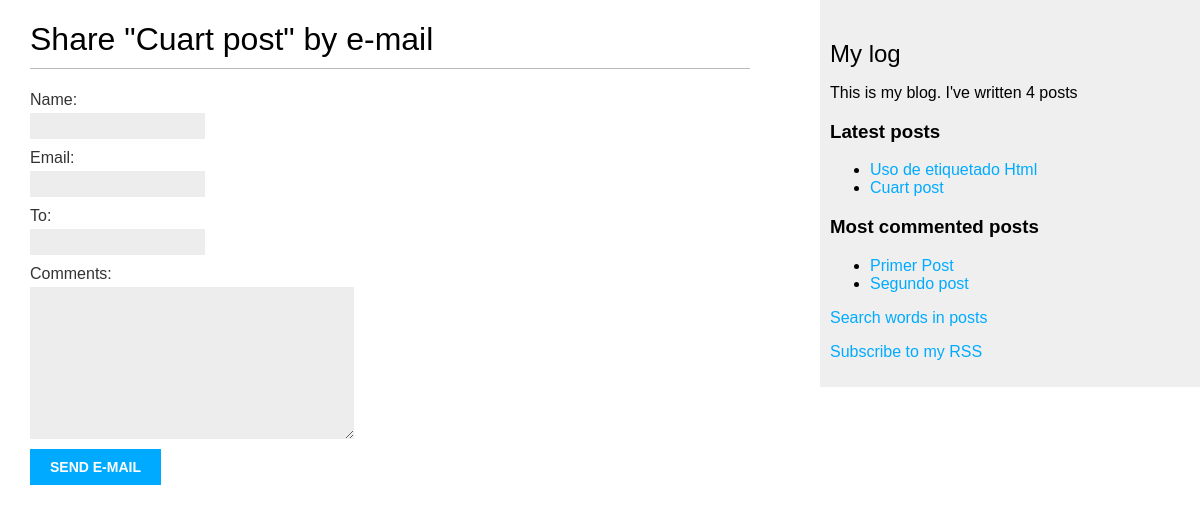
/blog/4/share/, run on the app's committed database.
### blog/models.py (models this page shows, shortened)
class Post(models.Model):
    STATUS_CHOICES = (
        ('draft','Draft'),('published','Published')
    )
    title = models.CharField(max_length=250)
    slug = models.SlugField(max_length=250,unique_for_date='publish')
    author = models.ForeignKey(User,on_delete=models.CASCADE,
                               related_name='blog_posts')
    body = models.TextField()
    publish = models.DateTimeField(default=timezone.now)
    created = models.DateTimeField(auto_now_add=True)
    updated = models.DateTimeField(auto_now=True)
    status = models.CharField(max_length=10,choices=STATUS_CHOICES,default='draft')
    objects = models.Manager() # default manager
    published = PublishedManager() # custom manager
    tags = TaggableManager()
    class Meta:
        ordering = ('-publish',)
    def get_absolute_url(self) -> reverse: # for link in templates
        return reverse("blog:post_detail",
                       args=[
                           self.publish.year,
                           self.publish.month,
                           self.publish.day,
                           self.slug
                       ])

### blog/views.py (the view)
# urls.py: path('<int:post_id>/share/',views.post_share,name='post_share'),
def post_share(request:str,post_id:int) -> render:
    post = get_object_or_404(Post,id=post_id,status='published')
    sent = False
    if (request.method == 'POST'):
        form = EmailPostForm(request.POST)
        if form.is_valid():
            cd  = form.cleaned_data
            post_url = request.build_absolute_uri(post.get_absolute_url())
            subject = f"{cd['name']} recommends you read " f"{post.title}"
            message = f"Read {post.title} at {post_url}\n\n" f"{cd['name']}\'s comments: {cd['comments']}"
            send_mail(subject,message,'admin@blog.com',[cd['to']],fail_silently=False)
            sent = True
    else:
        form = EmailPostForm()
    return render(request,'blog/post/share.html',
                  {'post':post,
                   'form':form,
                   'sent':sent})

### blog/forms.py
class EmailPostForm(forms.Form):
    name = forms.CharField(max_length=25)
    email = forms.EmailField()
    to = forms.EmailField()
    comments = forms.CharField(required=False,widget=forms.Textarea)

### blog/models.py (called while the page is built)
    def get_queryset(self) -> object:
        return super(PublishedManager,self).get_queryset().filter(status='published')

### blog/templatetags/blog_tags.py (called while the page is built)
@register.simple_tag
def total_posts() -> int:
    return Post.published.count()

@register.inclusion_tag('blog/post/latest_posts.html')
def show_latest_posts(count:int) -> dict:
    latest_posts = Post.published.order_by('-publish')[:count]
    return {'latest_posts':latest_posts}

@register.simple_tag
def get_most_commented_posts(count:int) -> dict:
    return Post.published.annotate(
        total_comments = Count('comments')
    ).order_by('-total_comments')[:count]

### blog/templates/blog/post/share.html (shortened to what this page needs)
{% extends 'blog/base.html' %}
{% block content %}
    {% if sent %}
        <h1>E-mail successfully sent</h1>
        <p>"{{post.title}}" was successfully sent to {{form.cleaned_data.to}}</p>
    {% else %}
        <h1>Share "{{post.title}}" by e-mail</h1>
        <form action="" method="post">
            {{form.as_p}}
            <input type="submit" value="Send e-mail">
        </form>
    {% endif %}
{% endblock content %}

### blog/templates/blog/base.html (shortened to what this page needs)
{% load blog_tags %}
{% load static %}
<!DOCTYPE html>
<html lang="en">
<head>
    <link rel="stylesheet" href=" {% static "css/blog.css" %}">
</head>
<body>
    <div id="content">
        {% block content %}{% endblock content %}
    </div>
    <div id="sidebar">
        <h2>My log </h2>
        <p>This is my blog. I've written {% total_posts %} posts </p>
        <h3>Latest posts</h3>
        {% show_latest_posts 2 %}
        <h3>Most commented posts</h3>
        {% get_most_commented_posts 2 as most_commented_posts %}
        <ul>
            {% for post in most_commented_posts %}
                <li>
                    <a href="{{ post.get_absolute_url }}">{{ post.title }}</a>
                </li>
            {% endfor %}
        </ul>
        <p><a href="{% url "blog:post_search" %}">Search words in posts</a></p>
        <p><a href="{% url "blog:post_feed" %}">Subscribe to my RSS</a></p>
    </div>
</body>
</html>

### blog/templates/blog/post/latest_posts.html
<ul>
    {% for post in latest_posts %}
        <li>
            <a href="{{ post.get_absolute_url }}">{{ post.title }}</a>
        </li>
    {% endfor %}
</ul>

### blog/static/css/blog.css (style rules this page uses)
body { margin:0; padding:0; font-family:helvetica, sans-serif; }
a { color:#00abff; text-decoration:none; }
h1 { font-weight:normal; border-bottom:1px solid #bbb; padding:0 0 10px 0; }
h2 { font-weight:normal; margin:30px 0 0; }
#content { float:left; width:60%; padding:0 0 0 30px; }
#sidebar { float:right; width:30%; padding:10px; background:#efefef; height:100%; }
label { float:left; clear:both; color:#333; margin-bottom:4px; }
input, textarea { clear:both; float:left; margin:0 0 10px; background:#ededed; border:0; padding:6px 10px; font-size:12px; }
input[type=submit] { font-weight:bold; background:#00abff; color:#fff; padding:10px 20px; font-size:14px; text-transform:uppercase; }

### data on the page
Post: title "Cuart post"
Post: title "Uso de etiquetado Html"
Post: title "Primer Post"
Post: title "Segundo post"
